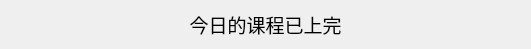
<?xml version="1.0" encoding="UTF-8"?>
<ui version="4.0">
 <class>MainTableWidget</class>
 <widget class="QWidget" name="MainTableWidget">
  <property name="geometry">
   <rect>
    <x>0</x>
    <y>0</y>
    <width>531</width>
    <height>49</height>
   </rect>
  </property>
  <property name="windowTitle">
   <string>MainTableWidget</string>
  </property>
  <widget class="QWidget" name="status_show" native="true">
   <property name="geometry">
    <rect>
     <x>0</x>
     <y>-49</y>
     <width>531</width>
     <height>49</height>
    </rect>
   </property>
   <property name="styleSheet">
    <string notr="true">background: #1191d3;</string>
   </property>
   <layout class="QHBoxLayout" name="horizontalLayout" stretch="2,2">
    <item>
     <widget class="QLabel" name="label_2">
      <property name="minimumSize">
       <size>
        <width>35</width>
        <height>35</height>
       </size>
      </property>
      <property name="maximumSize">
       <size>
        <width>35</width>
        <height>35</height>
       </size>
      </property>
      <property name="styleSheet">
       <string notr="true">image: url(&quot;:/res/ring.png&quot;)</string>
      </property>
      <property name="text">
       <string/>
      </property>
     </widget>
    </item>
    <item>
     <widget class="QLabel" name="label_3">
      <property name="font">
       <font>
        <pointsize>18</pointsize>
       </font>
      </property>
      <property name="styleSheet">
       <string notr="true">color:#ffffff</string>
      </property>
      <property name="text">
       <string>MSG</string>
      </property>
      <property name="alignment">
       <set>Qt::AlignmentFlag::AlignCenter</set>
      </property>
     </widget>
    </item>
   </layout>
  </widget>
  <widget class="QStackedWidget" name="stackedWidget">
   <property name="geometry">
    <rect>
     <x>0</x>
     <y>0</y>
     <width>531</width>
     <height>49</height>
    </rect>
   </property>
   <property name="currentIndex">
    <number>0</number>
   </property>
   <widget class="QWidget" name="page">
    <layout class="QHBoxLayout" name="horizontalLayout_2">
     <item>
      <widget class="QLabel" name="table_show">
       <property name="font">
        <font>
         <pointsize>14</pointsize>
        </font>
       </property>
       <property name="styleSheet">
        <string notr="true">color:#000000;</string>
       </property>
       <property name="text">
        <string>今日的课程已上完</string>
       </property>
       <property name="alignment">
        <set>Qt::AlignmentFlag::AlignCenter</set>
       </property>
      </widget>
     </item>
    </layout>
   </widget>
   <widget class="QWidget" name="page_2">
    <layout class="QHBoxLayout" name="horizontalLayout_3" stretch="1,0">
     <property name="leftMargin">
      <number>40</number>
     </property>
     <property name="topMargin">
      <number>0</number>
     </property>
     <property name="rightMargin">
      <number>20</number>
     </property>
     <property name="bottomMargin">
      <number>0</number>
     </property>
     <item>
      <widget class="QWidget" name="class_show_widget" native="true"/>
     </item>
     <item>
      <widget class="QLabel" name="class_time">
       <property name="font">
        <font>
         <pointsize>18</pointsize>
        </font>
       </property>
       <property name="styleSheet">
        <string notr="true"/>
       </property>
       <property name="text">
        <string>--:--:--</string>
       </property>
       <property name="alignment">
        <set>Qt::AlignmentFlag::AlignCenter</set>
       </property>
      </widget>
     </item>
    </layout>
   </widget>
  </widget>
  <widget class="QPushButton" name="hide_window">
   <property name="geometry">
    <rect>
     <x>11</x>
     <y>8</y>
     <width>28</width>
     <height>36</height>
    </rect>
   </property>
   <property name="styleSheet">
    <string notr="true">background: rgba(0,0,0,0);
border:none;
image: url(&quot;:/res/right_arrow.svg&quot;);</string>
   </property>
   <property name="text">
    <string/>
   </property>
  </widget>
  <zorder>stackedWidget</zorder>
  <zorder>hide_window</zorder>
  <zorder>status_show</zorder>
 </widget>
 <resources/>
 <connections/>
</ui>
